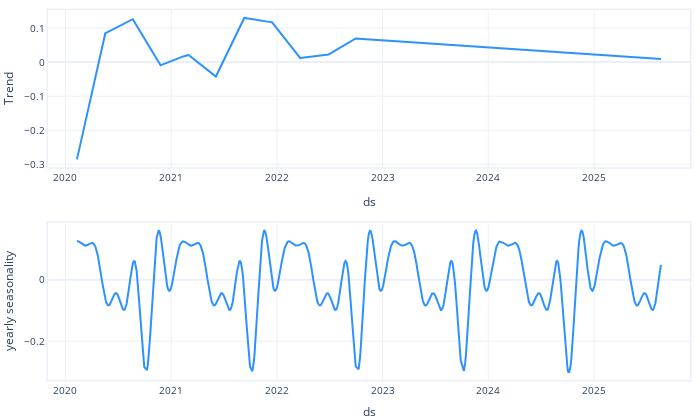

Notebook source saved alongside this figure:
### Code cell
m.plot_components(
    forecast,
)

### Figure 1 — Plotly figure (JSON) as saved in the notebook; plotly's stock layout.template omitted (floating-point values rounded to 4 significant figures; data arrays with more than 128 entries replaced by an {"elided": "..."} marker saying what was removed)
{"data": [{"line": {"color": "#2d92ff", "width": 2}, "mode": "lines", "name": "Trend", "showlegend": false, "type": "scatter", "x": {"elided": "1370 str values"}, "xaxis": "x", "y": {"elided": "1370 float values"}, "yaxis": "y"}, {"line": {"color": "#2d92ff", "width": 2}, "mode": "lines", "name": "yearly seasonality", "showlegend": false, "type": "scatter", "x": {"elided": "1370 str values"}, "xaxis": "x2", "y": {"elided": "1370 float values"}, "yaxis": "y2"}], "layout": {"autosize": true, "font": {"size": 10}, "height": 420, "hovermode": "x unified", "legend": {"traceorder": "reversed", "y": 0.1}, "margin": {"b": 0, "l": 0, "pad": 0, "r": 10, "t": 10}, "title": {"font": {"size": 12}}, "width": 700, "xaxis": {"anchor": "y", "domain": [0, 1], "linewidth": 1.5, "mirror": true, "range": ["2019-11-02T00:00:00", "2025-11-28T00:00:00"], "showline": true, "title": {"text": "ds"}, "type": "date"}, "xaxis2": {"anchor": "y2", "domain": [0, 1], "linewidth": 1.5, "mirror": true, "range": ["2019-11-02T00:00:00", "2025-11-28T00:00:00"], "showline": true, "title": {"text": "ds"}, "type": "date"}, "yaxis": {"anchor": "x", "domain": [0.575, 1], "linewidth": 1.5, "mirror": true, "rangemode": "normal", "showline": true, "title": {"text": "Trend"}}, "yaxis2": {"anchor": "x2", "domain": [0, 0.425], "linewidth": 1.5, "mirror": true, "rangemode": "tozero", "showline": true, "title": {"text": "yearly seasonality"}}}}
